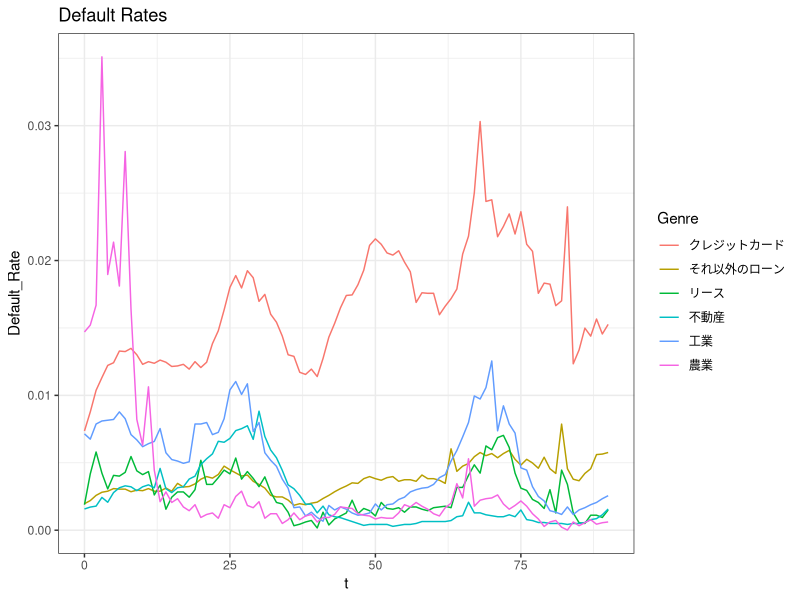
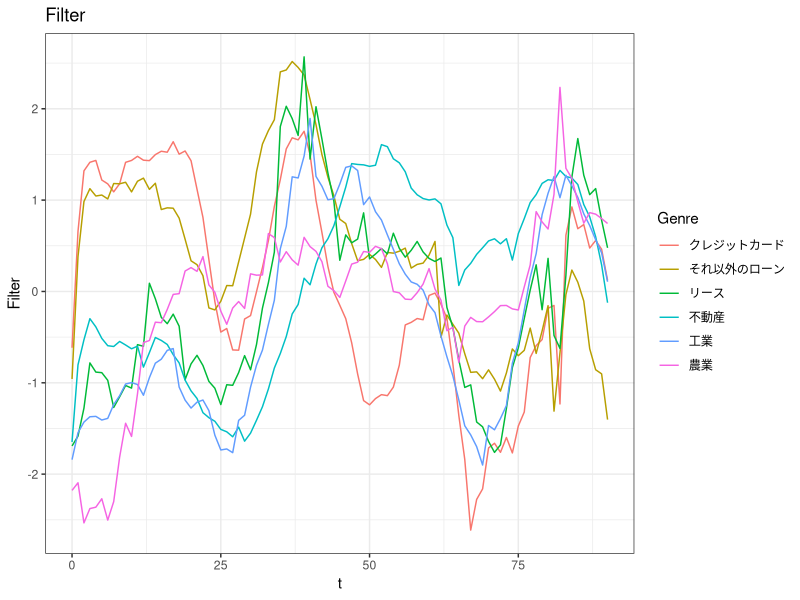
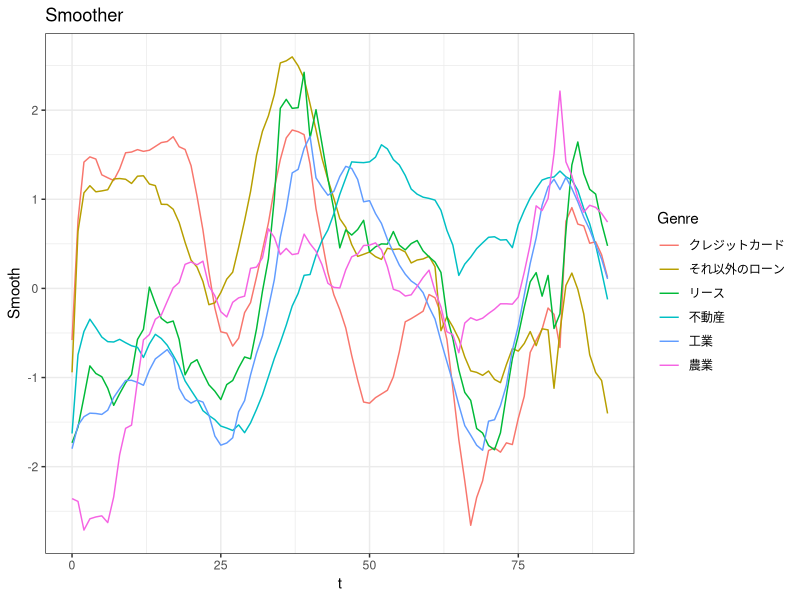

The R script that drew these images, in order:
## ---- chunk 1
knitr::opts_chunk$set(echo = TRUE,warning = FALSE,message = FALSE)
## ---- chunk 2
library(ggplot2)
library(reshape2)
library(dplyr)
theme_set(theme_bw())
## ---- chunk 3
data1 <- read.csv("fit_data_csv/1_X.csv",header = F)
data2 <- read.csv("fit_data_csv/2_X.csv",header = F)
data3 <- read.csv("fit_data_csv/3_X.csv",header = F)
data4 <- read.csv("fit_data_csv/4_X.csv",header = F)
data5 <- read.csv("fit_data_csv/5_X.csv",header = F)
data6 <- read.csv("fit_data_csv/6_X.csv",header = F)
data1 <- cbind(data1,Genre="不動産")
data2 <- cbind(data2,Genre="クレジットカード")
data3 <- cbind(data3,Genre="それ以外のローン")
data4 <- cbind(data4,Genre="リース")
data5 <- cbind(data5,Genre="工業")
data6 <- cbind(data6,Genre="農業")

data <- rbind(data1,data2,data3,data4,data5,data6)
colnames(data) <- c("t","Filter","Smooth","Default_Rate","Genre")
ggplot()+geom_line(data=data,aes(x=t,y=Default_Rate,colour=Genre))+labs(title="Default Rates")
ggplot()+geom_line(data=data,aes(x=t,y=Filter,colour=Genre))+labs(title="Filter")
ggplot()+geom_line(data=data,aes(x=t,y=Smooth,colour=Genre))+labs(title="Smoother")
